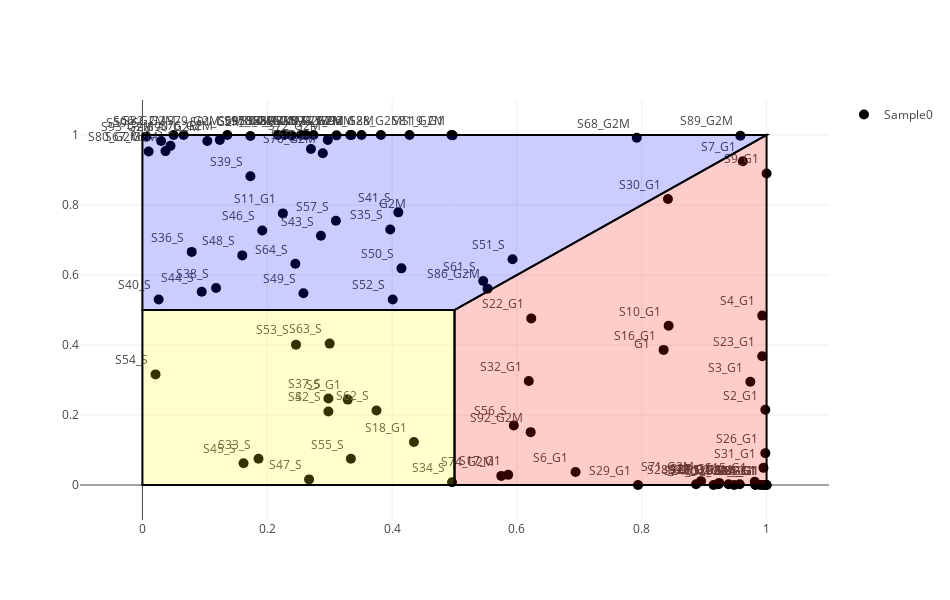

The notebook cell saved with this chart:
### Code cell
sample1_g1 = [EMATB6142_prediction_table.iloc[i, 0] for i in range (0,96)]
sample1_s = [EMATB6142_prediction_table.iloc[i, 2] for i in range (0,96)]
sample1_g2m = [EMATB6142_prediction_table.iloc[i, 1] for i in range (0,96)]
iplot(helper.get_prediction_plot(sample1_g1, sample1_s, sample1_g2m, t="scatter", xaxis=EMATB6142_prediction_table.index.tolist(), xaxislbl="", samples=list(EMATB6142_prediction_table.index)))

### Figure 1 — Plotly figure (JSON) as saved in the notebook; plotly's stock layout.template omitted (floating-point values rounded to 4 significant figures)
{"data": [{"marker": {"color": "black", "size": 10, "symbol": "circle"}, "mode": "markers+text", "name": "Sample0", "text": ["S1_G1", "S2_G1", "S3_G1", "S4_G1", "S5_G1", "S6_G1", "S7_G1", "S8_G1", "S9_G1", "S10_G1", "S11_G1", "S12_G1", "S13_G1", "S14_G1", "S15_G1", "S16_G1", "S17_G1", "S18_G1", "S19_G1", "S20_G1", "S21_G1", "S22_G1", "S23_G1", "S24_G1", "S25_G1", "S26_G1", "S27_G1", "S28_G1", "S29_G1", "S30_G1", "S31_G1", "S32_G1", "S33_S", "S34_S", "S35_S", "S36_S", "S37_S", "S38_S", "S39_S", "S40_S", "S41_S", "S42_S", "S43_S", "S44_S", "S45_S", "S46_S", "S47_S", "S48_S", "S49_S", "S50_S", "S51_S", "S52_S", "S53_S", "S54_S", "S55_S", "S56_S", "S57_S", "S58_S", "S59_S", "S60_S", "S61_S", "S62_S", "S63_S", "S64_S", "S65_G2M", "S66_G2M", "S67_G2M", "S68_G2M", "S69_G2M", "S70_G2M", "S71_G2M", "S72_G2M", "S73_G2M", "S74_G2M", "S75_G2M", "S76_G2M", "S77_G2M", "S78_G2M", "S79_G2M", "S80_G2M", "S81_G2M", "S82_G2M", "S83_G2M", "S84_G2M", "S85_G2M", "S86_G2M", "S87_G2M", "S88_G2M", "S89_G2M", "S90_G2M", "S91_G2M", "S92_G2M", "S93_G2M", "S94_G2M", "S95_G2M", "S96_G2M"], "textfont": {"size": 12}, "textposition": "top left", "type": "scatter", "x": [1, 0.998, 0.974, 0.993, 0.329, 0.694, 0.962, 0.99, 1, 0.843, 0.225, 0.948, 0.923, 0.997, 0.981, 0.835, 0.586, 0.435, 0.495, 0.982, 0.995, 0.623, 0.993, 0.915, 1, 0.998, 0.924, 0.887, 0.794, 0.842, 0.995, 0.619, 0.186, 0.496, 0.397, 0.079, 0.298, 0.118, 0.173, 0.026, 0.41, 0.298, 0.286, 0.095, 0.162, 0.192, 0.267, 0.16, 0.258, 0.415, 0.593, 0.401, 0.246, 0.021, 0.334, 0.595, 0.31, 0.045, 0.006, 0.27, 0.546, 0.375, 0.3, 0.245, 0.262, 0.05, 0.037, 0.792, 0.217, 0.289, 0.895, 0.297, 0.335, 0.575, 0.351, 0.124, 0.939, 0.239, 0.136, 0.01, 0.497, 0.066, 0.311, 0.254, 0.957, 0.553, 0.274, 0.428, 0.958, 0.104, 0.173, 0.622, 0.03, 0.333, 0.227, 0.382], "y": [0, 0.215, 0.295, 0.484, 0.244, 0.037, 0.925, 0, 0.89, 0.455, 0.776, 0, 0.002, 0, 0.009, 0.386, 0.029, 0.123, 1, 0, 0, 0.476, 0.368, 0, 0, 0.091, 0.006, 0.002, 0, 0.817, 0.049, 0.297, 0.075, 0.008, 0.73, 0.666, 0.247, 0.563, 0.882, 0.53, 0.779, 0.21, 0.712, 0.552, 0.062, 0.727, 0.016, 0.656, 0.548, 0.619, 0.645, 0.53, 0.401, 0.316, 0.075, 0.17, 0.755, 0.969, 0.995, 0.96, 0.583, 0.213, 0.404, 0.632, 1, 1, 0.954, 0.992, 1, 0.948, 0.011, 0.986, 1, 0.026, 1, 0.986, 0.002, 0.999, 1, 0.953, 0.999, 1, 0.999, 1, 0.002, 0.561, 1, 1, 0.998, 0.983, 0.997, 0.151, 0.983, 1, 1, 1]}, {"hoverinfo": "none", "mode": "text", "showlegend": false, "text": ["G1", "G2M", "S"], "type": "scatter", "x": [0.8, 0.4, 0.25], "y": [0.4, 0.8, 0.25]}], "layout": {"height": 600, "shapes": [{"fillcolor": "rgba(255,0,0,0.2)", "path": " M 0.5,0 L1,0 L1,1 L0.5,0.5 Z", "type": "path"}, {"fillcolor": "rgba(255,255,0,0.2)", "path": " M 0,0 L0.5,0 L0.5,0.5 L0,0.5 Z", "type": "path"}, {"fillcolor": "rgba(0,0,255,0.2)", "path": " M 0,0.5 L0,1 L1,1 L0.5,0.5 Z", "type": "path"}], "title": "", "width": 950, "xaxis": {"range": [-0.1, 1.1]}, "yaxis": {"range": [-0.1, 1.1]}}}
